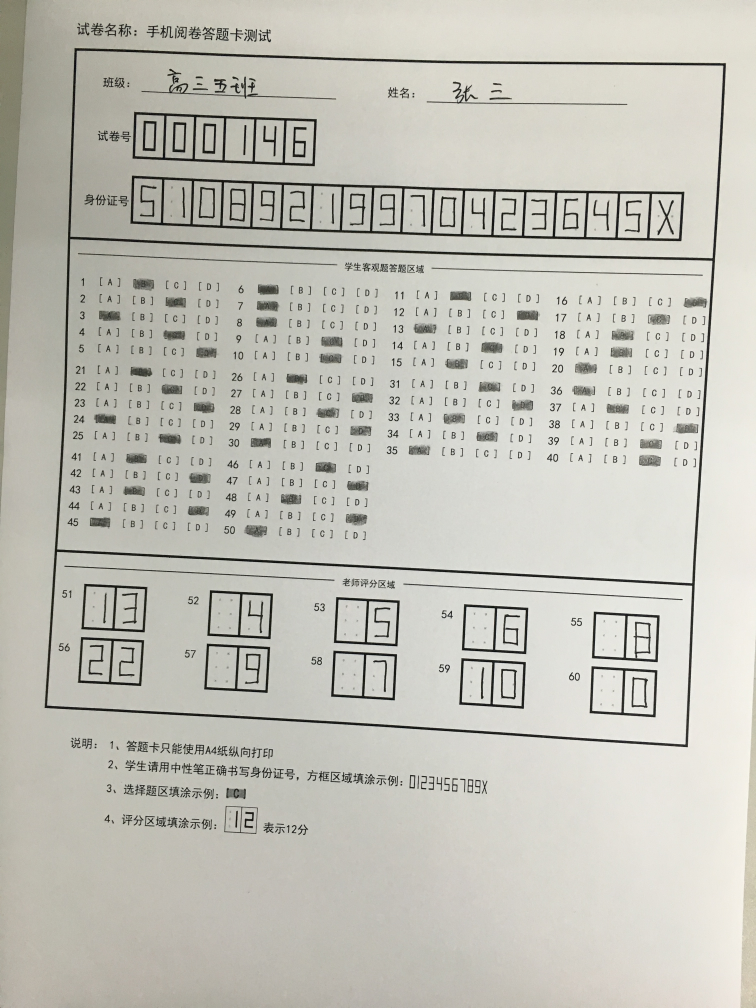
#> input picture 机读卡识别计分/python实现/img/newMoudleTestImag/苹果6s (10).JPG, 3024 x 4032 px, given in place of ipadair (10).jpg, which was not available (shown at 1/4 size)
$ python CardDetect.py   (older library calls are emulated)
#> lines starting #> are read from the running program, lines starting #| are printed output that depends on the picture; after the words box and inside, x2 and y2 are one past the last pixel; in counts of white or black regions, pixels touching at a corner belong together; pictures that were not available may be replaced by others from this repository, and a replacement may not be noted
# -*- coding:utf8 -*-
# -*- coder：yeates -*-
# -*- 机读卡识别 -*-

import numpy as np
import cv2
import matplotlib.pyplot as plt
import math
from PIL import Image
from imutils.perspective import four_point_transform
from imutils import contours
import argparse
import imutils

# 选择题答案数组初始化
Answer=[]
# 卷子的区域参数
width1=2400
height1=2800
xt1=[0,90,220,350,470,610,700,830,940,1070,1200,1300,1430,1540,1660,1790,1890,2015,2240,2270,2400]
yt1=[900,1000,1070,1140,1210,1300,1375,1450,1500,1580,1650,1750,1810,1880,1950,2150]

#卷子model0判题
def judgey0(y):
    if (y / 5 < 1):
        return  y + 1
    elif y / 5 < 2 and y/5>=1:
        return y % 5 + 20 + 1
    else:
        return y % 5 + 40 + 1
def judgex0(x):
    if(x%5==1):
        return 'A'
    elif(x%5==2):
        return 'B'
    elif(x%5==3):
        return 'C'
    elif(x%5==4):
        return 'D'
def judge0(x,y):
    if x/5<1 :
        #print(judgey0(y))
        return (judgey0(y),judgex0(x))
    elif x/5<2 and x/5>=1:
        #print(judgey0(y)+5)
        return (judgey0(y)+5,judgex0(x))
    elif x/5<3 and x/5>=2:
       # print(judgey0(y)+10)
        return (judgey0(y)+10,judgex0(x))
    else:
        #print(judgey0(y)+15)
        return (judgey0(y)+15,judgex0(x))


# __________MAIN__________
plt.close('all')
## 读取并显示原图
I = cv2.imread('./img/newMoudleTestImag/ipadair (10).jpg')
#> I is the input picture: shape (4032, 3024, 3); mean B, G, R 184.6, 193.3, 194.4
I = cv2.resize(I, (360, 640))    # 图像大小修改，防止分辨率过大使运行时间太长
#> I: shape (640, 360, 3)
source = I
I = cv2.cvtColor(I, cv2.COLOR_RGB2GRAY)      # 转换为灰度图
#> I: shape (640, 360)

plt.figure()
plt.subplot(131)
plt.imshow(I, cmap='gray'), plt.title('Source')

## 自适应阈值，图像分割预处理
blurred = cv2.GaussianBlur(I, (3, 3), 0) # 平滑背景
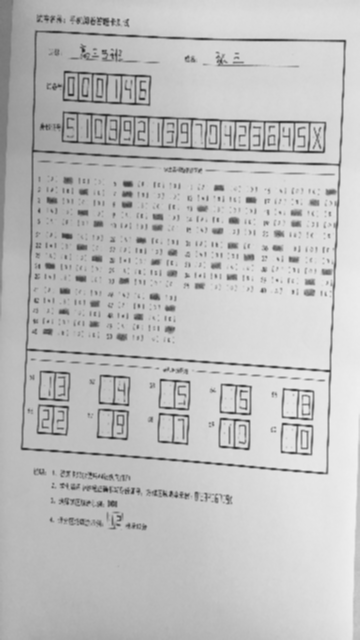
#> blurred: shape (640, 360); min 34, max 240, mean 190.8
BinaryImage = cv2.adaptiveThreshold(blurred, 255,cv2.ADAPTIVE_THRESH_MEAN_C,cv2.THRESH_BINARY,53,2)
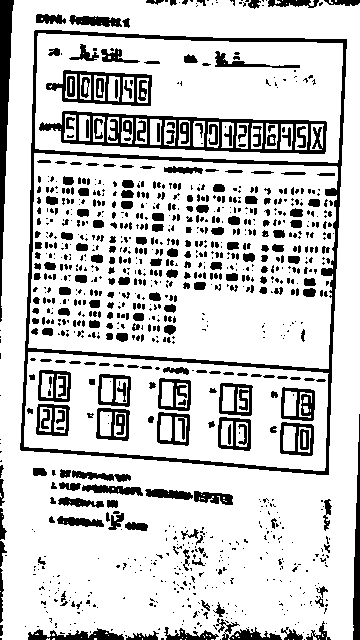
#> BinaryImage: shape (640, 360); 80.4% white; 1068 black regions (781 under 20 px), largest, box (x1, y1, x2, y2) and area: (20, 30, 347, 475) 7460, (39, 111, 327, 154) 3695, (0, 0, 14, 322) 2066
edged = cv2.Canny(BinaryImage, 10, 100)
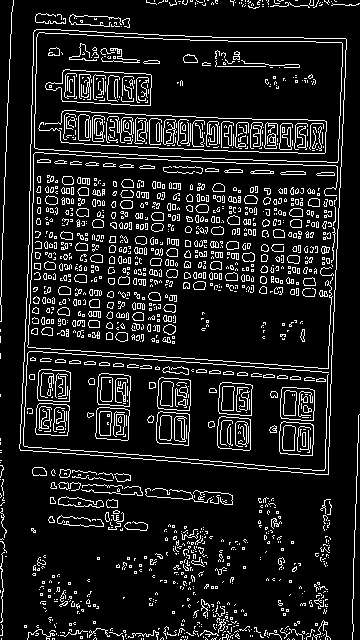
#> edged: shape (640, 360); 11.5% white in thin lines or dots

plt.subplot(132)
plt.imshow(BinaryImage, cmap='gray'), plt.title('Binary Image')
plt.subplot(133)
plt.imshow(edged, cmap='gray'), plt.title('Canny')

## 图像校正
cnts = cv2.findContours(edged.copy(), cv2.RETR_EXTERNAL,cv2.CHAIN_APPROX_SIMPLE)
#> cnts = 556 contours, 546 with area under 20; largest, box (x1, y1, x2, y2) and area: (19, 29, 347, 475) 132082, (58, 496, 104, 508) 288, (32, 467, 47, 476) 100, (106, 499, 118, 508) 77, (59, 469, 71, 478) 74
cnts = cnts[0] if imutils.is_cv2() else cnts[1]
docCnt = None

# 确保至少有一个轮廓被找到
if len(cnts) > 0:
    # 将轮廓按大小降序排序
    cnts = sorted(cnts, key=cv2.contourArea, reverse=True)

    # 对排序后的轮廓循环处理
    for c in cnts:
        # 获取近似的轮廓
        peri = cv2.arcLength(c, True)
        approx = cv2.approxPolyDP(c, 0.02 * peri, True)

        # 如果近似轮廓有四个顶点，那么就认为找到了答题卡
        if len(approx) == 4:
            docCnt = approx
            break
#> this loop made 1 pass
#> (peri, docCnt) on pass 1: (1503.6, [[34, 30], [20, 450], [328, 474], [346, 39]])
# 对灰度图都进行四点透视变换(注意，这里是对灰度图进行处理，因为透视变换中的一些插值操作不能在二值图上进行)
corrected = four_point_transform(I, docCnt.reshape(4, 2))
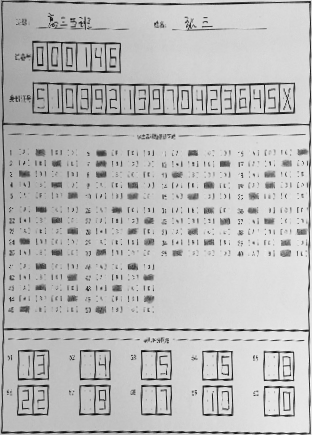
#> corrected: shape (435, 312); min 4, max 247, mean 186.5
source_cor = four_point_transform(source, docCnt.reshape(4, 2))
# 对灰度图应用二值化算法
BinaryImage = cv2.adaptiveThreshold(corrected,255,cv2.ADAPTIVE_THRESH_MEAN_C,cv2.THRESH_BINARY,53,2)
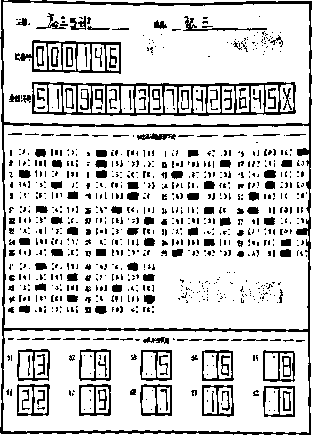
#> BinaryImage: shape (435, 312); 81.9% white; 939 black regions (766 under 20 px), largest, box (x1, y1, x2, y2) and area: (0, 0, 312, 435) 5270, (32, 82, 296, 116) 2244, (15, 40, 121, 74) 853

plt.figure(), plt.subplot(121)
plt.imshow(BinaryImage, cmap='gray'), plt.title('Correct Binary Image')

## 选择题识别
#图形转换为标准方块
BinaryImage = cv2.resize(BinaryImage, (width1, height1), cv2.INTER_LANCZOS4)
#> BinaryImage: shape (2800, 2400)
source_cor = cv2.resize(source_cor, (width1, height1), cv2.INTER_LANCZOS4)
#> source_cor: shape (2800, 2400, 3)
ChQImg = cv2.blur(BinaryImage, (23, 23))
ChQImg = cv2.threshold(ChQImg, 100, 225, cv2.THRESH_BINARY)[1]
#> ChQImg: shape (2800, 2400); values 0 (black) and 225 (white), 91% white; 641 black regions (24 under 20 px), largest, box (x1, y1, x2, y2) and area: (2287, 629, 2400, 1074) 8852, (1885, 9, 2400, 128) 8628, (2323, 1694, 2390, 2291) 7022

NumImg=cv2.blur(BinaryImage,(15,15))
NumImg=cv2.threshold(NumImg, 170, 255, cv2.THRESH_BINARY)[1]
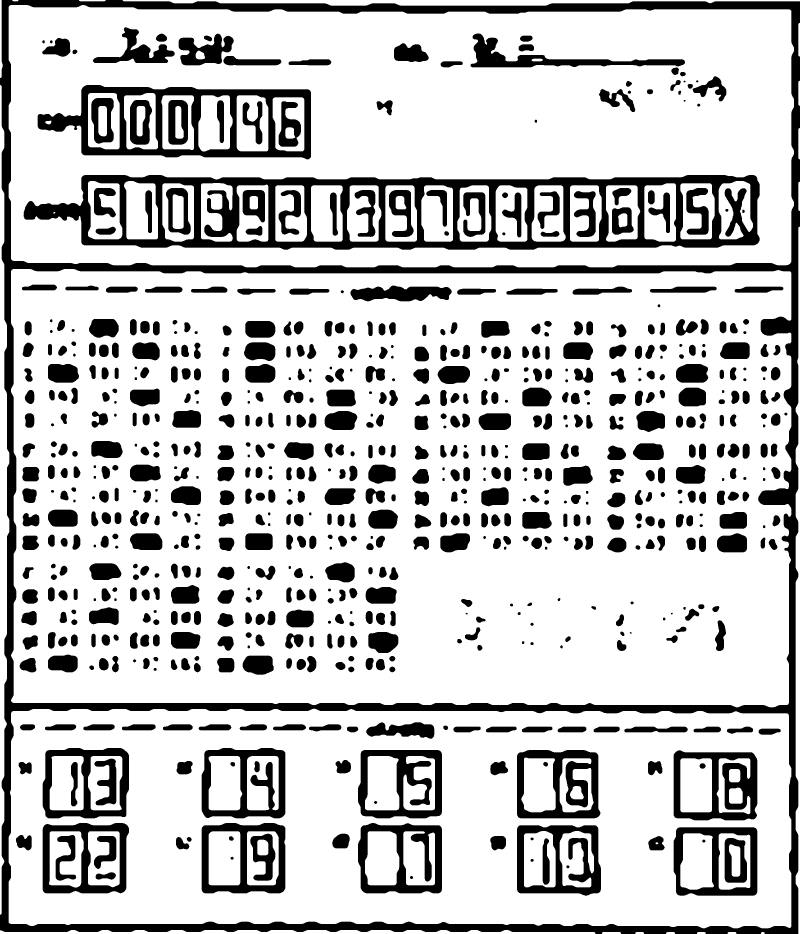
#> NumImg: shape (2800, 2400) (shown at 1/3 size); 77% white; 746 black regions

# 实验发现用边缘检测根本不靠谱……
# 确定选择题答题区
# 在二值图像中查找轮廓，然后初始化题目对应的轮廓列表
cnts = cv2.findContours(ChQImg, cv2.RETR_TREE, cv2.CHAIN_APPROX_SIMPLE)
#> cnts = 627 contours, 19 with area under 20; largest, box (x1, y1, x2, y2) and area: (0, 0, 2400, 2800) 6667925, (2322, 1693, 2391, 2292) 7654, (1057, 862, 1347, 900) 6680, (1556, 2254, 1791, 2382) 6579, (154, 259, 316, 462) 6360
cnts = cnts[0] if imutils.is_cv2() else cnts[1]
questionCnts = []
# 对每一个轮廓进行循环处理
for c in cnts:
    # 计算轮廓的边界框，然后利用边界框数据计算宽高比
    (x, y, w, h) = cv2.boundingRect(c)
    questionCnts.append(c)
    if (w > 60 & h > 20)and y>900 and y<2000:
        questionCnts.append(c)
        M = cv2.moments(c)
        cX = int(M["m10"] / M["m00"])
        cY = int(M["m01"] / M["m00"])
        cv2.drawContours(source_cor, c, -1, (255, 0, 0), 5, lineType=0)
        cv2.circle(source_cor, (cX, cY), 7, (255, 255, 255), 2)
        Answer.append((cX, cY))
#> this loop made 627 passes
#> (x, y, w, h, cX, cY) on passes 151, 153, 154, 156, 157, 161, 165, 172, 173, 179, 186, 187: (17, 1982, 84, 175, 37, 2087), (65, 1980, 39, 32, 85, 1995), (657, 1978, 41, 35, 677, 1994), (732, 1971, 84, 49, 774, 1993), (148, 1969, 81, 44, 189, 1989), (662, 1914, 34, 30, 680, 1926), (74, 1913, 35, 29, 90, 1926), (1109, 1900, 82, 55, 1148, 1925), (517, 1900, 79, 42, 554, 1920), (659, 1847, 31, 29, 673, 1861), (69, 1839, 37, 31, 89, 1853), (863, 1834, 74, 44, 899, 1855)
#> (x, y, w, h) on passes 1 to 6: (0, 0, 2400, 2800), (1815, 2776, 40, 16), (1715, 2776, 63, 16), (1528, 2776, 165, 16), (1430, 2776, 80, 16), (430, 2776, 86, 16)
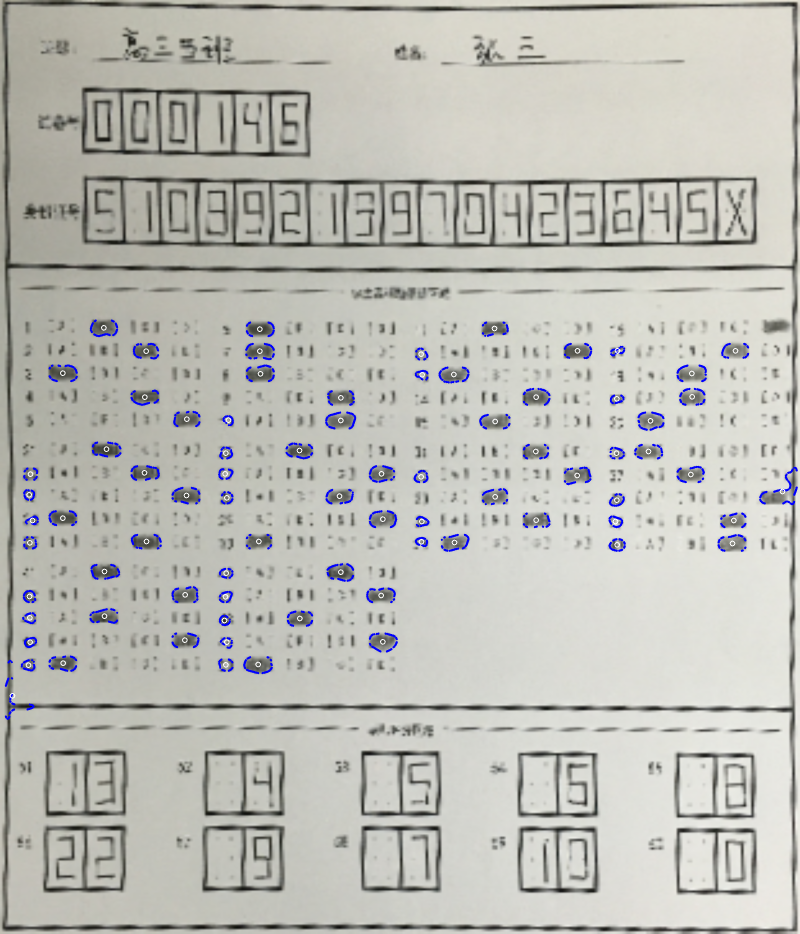
#> source_cor: shape (2800, 2400, 3) (shown at 1/3 size); mean B, G, R 181.8, 187.7, 187.8
#> after the loop, Answer = 78 pairs, first value 37 to 2347, second value 983 to 2087; questionCnts = 705 contours, 19 with area under 20; largest, box (x1, y1, x2, y2) and area: (0, 0, 2400, 2800) 6667925, (2322, 1693, 2391, 2292) 7654, (1057, 862, 1347, 900) 6680, (1556, 2254, 1791, 2382) 6579, (154, 259, 316, 462) 6360

#答案选择输出
IDAnswer=[]
for i in Answer:
    for j in range(0,len(xt1)-1):
        if i[0]>xt1[j] and i[0]<xt1[j+1]:
            for k in range(0,len(yt1)-1):
                if i[1]>yt1[k] and i[1]<yt1[k+1]:
                    judge0(j,k)
                    IDAnswer.append(judge0(j,k))
#> this loop made 78 passes
#> i on passes 1 to 12: (37, 2087), (85, 1995), (677, 1994), (774, 1993), (189, 1989), (680, 1926), (90, 1926), (1148, 1925), (554, 1920), (673, 1861), (89, 1853), (899, 1855)
#> after the loop, IDAnswer = 76 items

#> (the run stopped early here; a loop or call above may not have finished)
